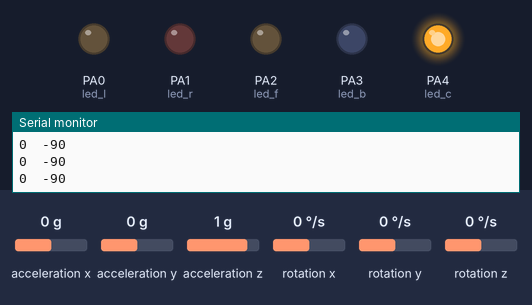
This sketch was run on a simulated STM32 Blue Pill. Shown: output pins drawn as LEDs (lit = HIGH), the last lines printed to the serial monitor. The inputs (shaded band) are chosen by the test bench; at power-on: acceleration x 0 g, acceleration y 0 g, acceleration z 1 g, rotation x 0 °/s, rotation y 0 °/s, rotation z 0 °/s.

Above: at 1.2 s.
1.3 s: acceleration x set to -0.3 g
At 2.6 s:
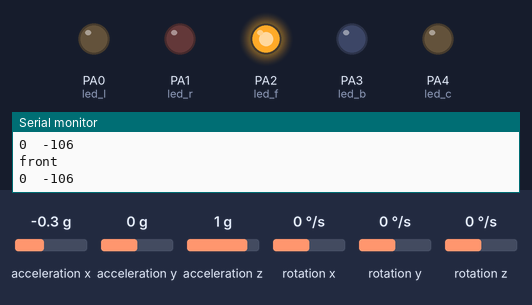
2.9 s: acceleration y set to -0.3 g
At 4.2 s:
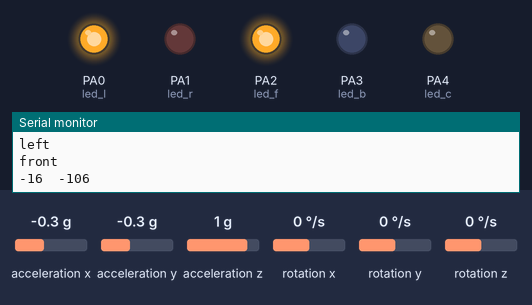
4.5 s: acceleration z set to 0.2 g
6.0 s: acceleration z set to -0.1 g
At 6.6 s:
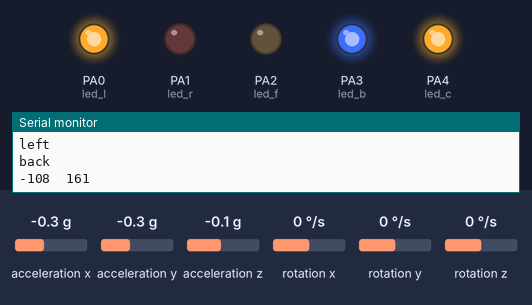
7.5 s: acceleration y set to 0 g
At 8.4 s:
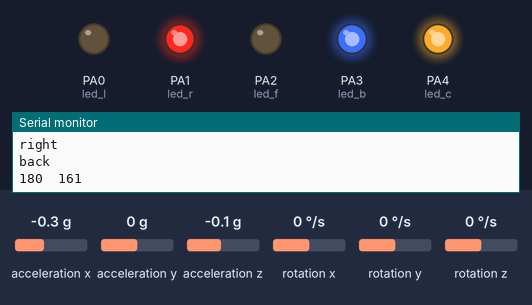
9.1 s: acceleration z set to 0 g
At 10.2 s:
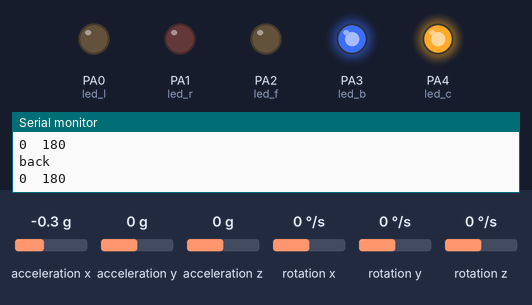
Timing chart, 0 to 11.7 s (numbered marks = the images above; inputs shaded):
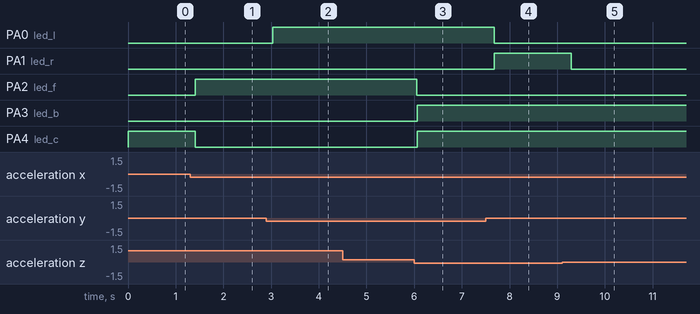

The sketch:

STM32_Code.ino
```cpp
#include<Wire.h>
#include<MPU6050.h>


MPU6050 mpu;

#define led_l PA0
#define led_r PA1
#define led_f PA2
#define led_b PA3
#define led_c PA4


int AngleX;
int AngleY;

int16_t ax, ay, az;


void setup() {
  Serial.begin(9600);


  pinMode(led_l, OUTPUT); pinMode(led_r, OUTPUT); pinMode(led_f, OUTPUT); pinMode(led_b, OUTPUT); pinMode(led_c, OUTPUT);
  Wire.begin();

  mpu.initialize();

  if (mpu.testConnection()) {
    Serial.println("MPU Connected");


  }

  else {
    Serial.println("MPU  not Connected");
    while (1);
  }


}

void loop() {
  digitalWrite(led_l, LOW);
  digitalWrite(led_r, LOW);
  digitalWrite(led_f, LOW);
  digitalWrite(led_b, LOW);
  digitalWrite(led_c, LOW);


  mpu.getAcceleration(&ax, &ay, &az);

  AngleX = atan2(ay, az) * 180 / PI;

  AngleY = atan2(-az, ax) * 180 / PI;

  if (AngleX > 5 ) {
    digitalWrite(led_r, HIGH);Serial.println("right");
  }
  if (AngleX < -5 ) {
    digitalWrite(led_l, HIGH);Serial.println("left");
  }
  if (AngleY > -85 ) {
    digitalWrite(led_b, HIGH);Serial.println("back");
  }

if (AngleY < -95 ) {
    digitalWrite(led_f, HIGH);Serial.println("front");
  }
else { digitalWrite(led_c, HIGH);

  }


  //led_pattern();

  Serial.print(AngleX);
  Serial.print("\t");
  Serial.println(AngleY);

  delay(200);


}

//void led_pattern() {}
```

Measured:
- the behaviour switches between -0.1 and -0.2 g on acceleration x (found by bisection; images 0 and 1)
- the behaviour switches between -0.1 and -0.2 g on acceleration y (found by bisection; images 1 and 2)
- the behaviour switches between 0.1 and 0 g on acceleration z (found by bisection; images 2 and 3)
- after the input at 1.3 s, PA2 (led_f): LOW → HIGH after 0.12 s; PA4 (led_c): HIGH → LOW after 0.11 s
- after the input at 2.9 s, PA0 (led_l): LOW → HIGH after 0.13 s
- after the input at 6.0 s, PA2 (led_f): HIGH → LOW after 0.06 s; PA3 (led_b), PA4 (led_c): LOW → HIGH after 0.06 s
- after the input at 7.5 s, PA0 (led_l): HIGH → LOW after 0.17 s; PA1 (led_r): LOW → HIGH after 0.18 s
- after the input at 9.1 s, PA1 (led_r): HIGH → LOW after 0.19 s
